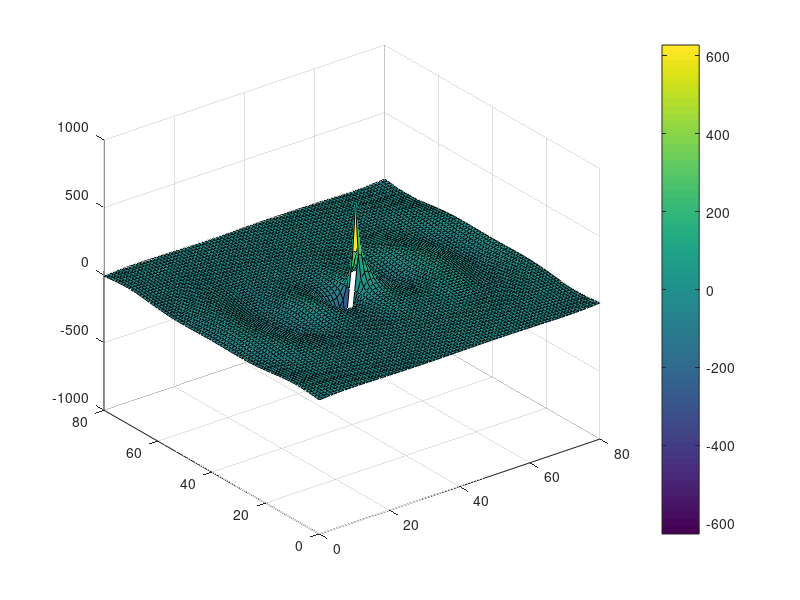
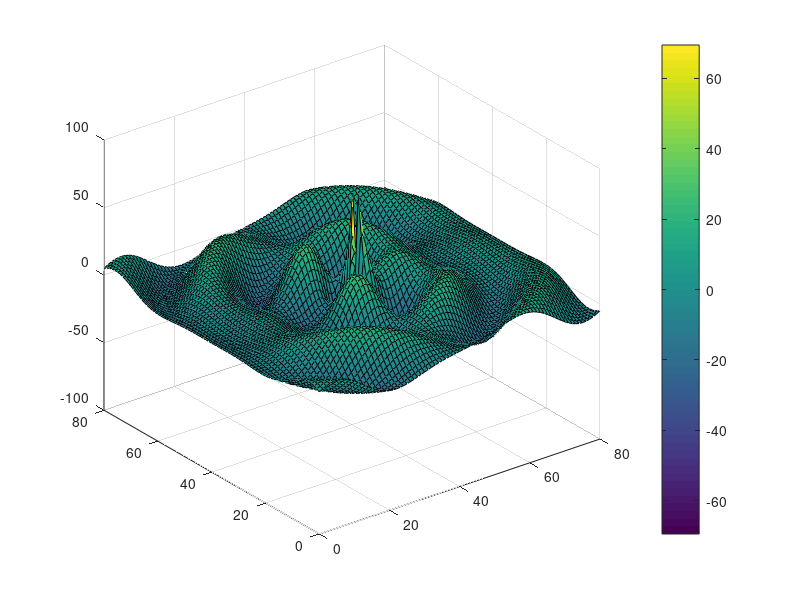
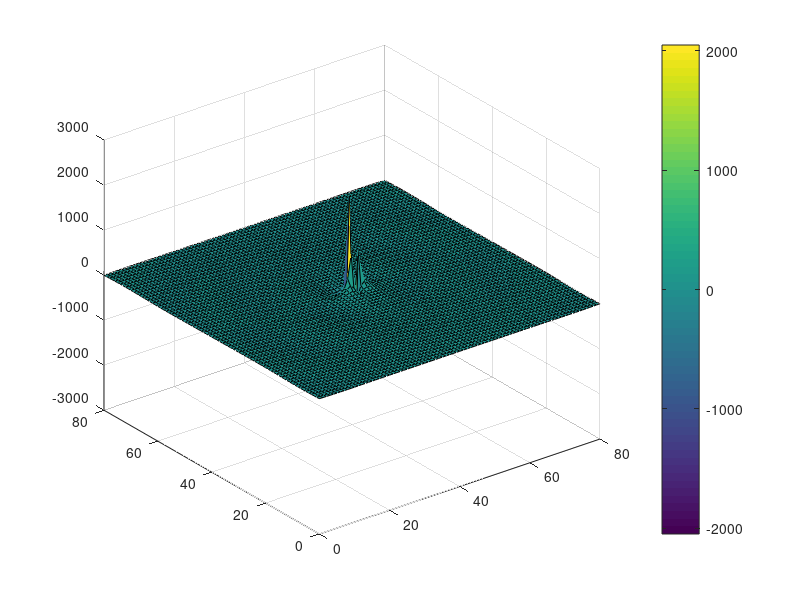
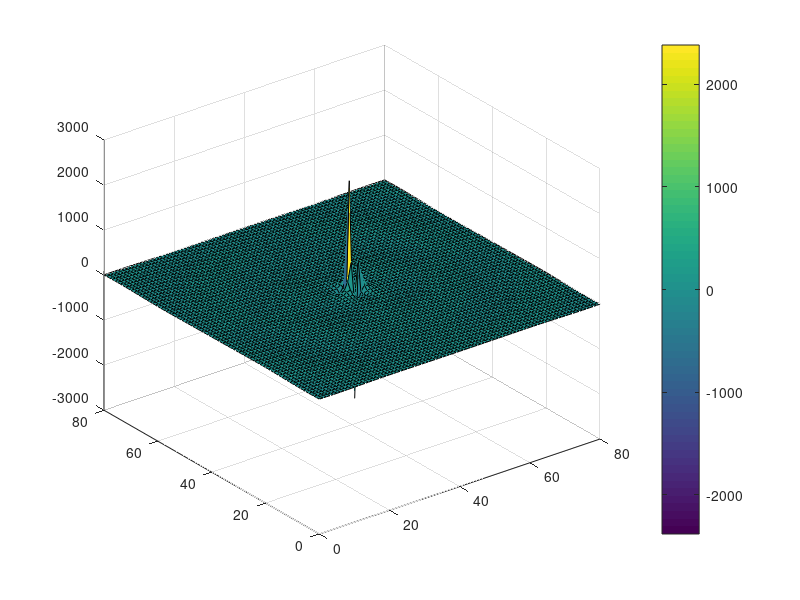

These figures' MATLAB source, in order:
%clear all;
clc;
%prompt='Enter the magnitude of burgersvector: ';
b=2.442191;%input(prompt);
b=b*1e-10;
%prompt='Enter value of dislocation modulus: ';
c=1e-7;%input(prompt);
%prompt='Enter value of X-high: ';
xh=80;%input(prompt);
%prompt='Enter value of Y-high: ';
yh=80;%input(prompt);
X=[0:1:xh];
Y=[0:1:yh];
E=1e12;
nu=0.3;
mu=384.61538e9;
gamma=mu/2;
lambda=576.92307e9;
l_1=sqrt(c/(2*mu*1.3));
l_2=sqrt(c*1.5/(2*mu));
A=(mu*1.3*b)/(2*pi);
B=(mu*gamma*b)/(pi*mu*1.5);
s_xx=zeros(length(X),length(Y));
s_yy=zeros(length(X),length(Y));
s_xy=zeros(length(X),length(Y));
s_yx=zeros(length(X),length(Y));
for i=1:length(X)
    for j=1:length(Y)
        x=((xh/2)-X(i))*1e-10;
        y=((yh/2)-Y(j))*1e-10;
        r=sqrt((X(i)-(xh/2))^2+(Y(j)-(yh/2))^2)*1e-10;
        p1=y^2+3*x^2;
        p2=4*l_1^2/r^2;
        p3=y^2-3*x^2;
        p4=2*y^2*r/l_1;
        p5=2*x^2*r/l_1;
        p6=-p3*4*l_2^2/r^2;
        p7=2*x^2*r/l_2;
        p8=4*l_2^2/r^2;
        s_xx(i,j)=-(y/r^4)*(A*(p1+p2*p3-p4*bessely(1,(r/l_1))-p3*2*bessely(2,(r/l_1)))-B*(x^2-y^2-p6+p7*bessely(1,(r/l_2))-p3*2*bessely(2,(r/l_2))))/1e9;
        s_yy(i,j)=-(y/r^4)*(A*(y^2-x^2-p2*p3-p5*bessely(1,(r/l_1))+p3*2*bessely(2,(r/l_1)))+B*(x^2-y^2-p6+p7*bessely(1,(r/l_2))-p3*2*bessely(2,(r/l_2))))/1e9;
        s_xy(i,j)=(x/r^4)*(A*(x^2-y^2-p2*(x^2-3*y^2)-(2*y^2*r*bessely(1,(r/l_1))/l_1)+(2*(x^2-3*y^2)*bessely(2,(r/l_1))))+B*(x^2+3*y^2+p8*(x^2-3*y^2)-(2*x^2*r*bessely(1,(r/l_2))/l_2)-(2*(x^2-3*y^2)*bessely(2,(r/l_1)))))/1e9;
        s_yx(i,j)=(x/r^4)*(A*(x^2-y^2-p2*(x^2-3*y^2)-(2*y^2*r*bessely(1,(r/l_1))/l_1)+(2*(x^2-3*y^2)*bessely(2,(r/l_1))))-B*(x^2-y^2-p8*(x^2-3*y^2)-(2*y^2*r*bessely(1,(r/l_2))/l_2)+(2*(x^2-3*y^2)*bessely(2,(r/l_1)))))/1e9;;
    end
end
surf(X,Y,s_xx)
colorbar;
%view(2)
%print('s_11','-dpdf','-r1200')
hold on;
figure(2)
surf(X,Y,s_yy)
colorbar;
%view(2)
%print('s_22','-dpdf','-r1200')
hold on;
figure(3)
surf(X,Y,s_xy)
colorbar;
%view(2)
%print('s_12','-dpdf','-r1200')
hold on;
figure(4)
surf(X,Y,s_yx)
colorbar;
%view(2)
%print('s_21','-dpdf','-r1200')
hold on;